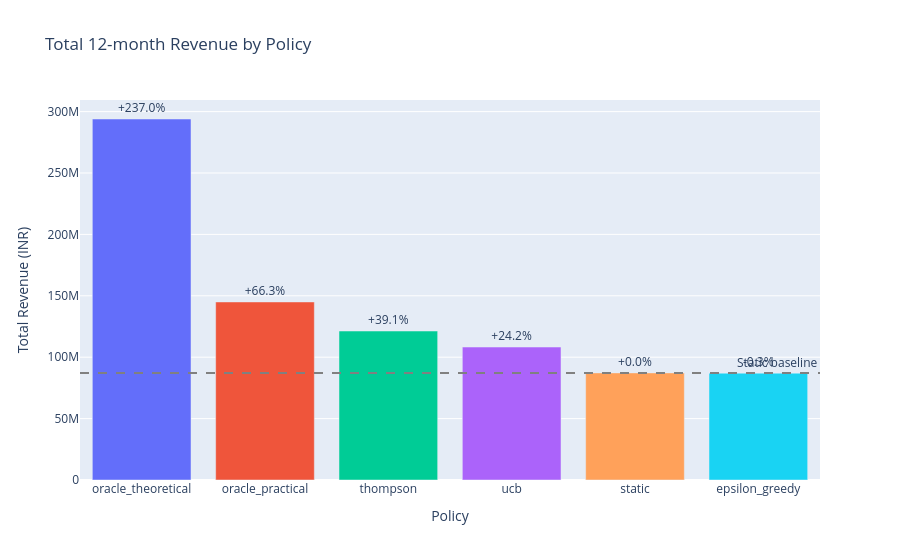

The cell this chart's notebook holds for it:
### Markdown cell above
## Section 5: Revenue Lift Summary

The final summary compares total 12-month revenue across policies and annotates every bar relative to the static baseline. This makes it easy to see whether each learning strategy produced meaningful business lift.

### Code cell
policy_revenue = (
    results_df.groupby('policy_display', as_index=False)['reward_received']
    .sum()
    .rename(columns={'reward_received': 'total_revenue'})
)
static_revenue = float(policy_revenue.loc[policy_revenue['policy_display'] == 'static', 'total_revenue'].iloc[0])
policy_revenue['lift_vs_static_pct'] = np.where(
    static_revenue != 0,
    (policy_revenue['total_revenue'] - static_revenue) / static_revenue * 100.0,
    0.0,
)
policy_revenue = policy_revenue.sort_values('total_revenue', ascending=False)

fig_revenue = px.bar(
    policy_revenue,
    x='policy_display',
    y='total_revenue',
    color='policy_display',
    text=policy_revenue['lift_vs_static_pct'].map(lambda v: f'{v:+.1f}%'),
    title='Total 12-month Revenue by Policy',
)
fig_revenue.add_hline(y=static_revenue, line_dash='dash', line_color='gray', annotation_text='Static baseline')
fig_revenue.update_layout(showlegend=False, xaxis_title='Policy', yaxis_title='Total Revenue (INR)')
fig_revenue.update_traces(textposition='outside')
fig_revenue.show()

### Figure 1 — Plotly figure (JSON) as saved in the notebook; plotly's stock layout.template omitted (floating-point values rounded to 4 significant figures)
{"data": [{"hovertemplate": "policy_display=%{x}<br>total_revenue=%{y}<br>text=%{text}<extra></extra>", "legendgroup": "oracle_theoretical", "marker": {"color": "#636efa", "pattern": {"shape": ""}}, "name": "oracle_theoretical", "orientation": "v", "showlegend": true, "text": ["+237.0%"], "textposition": "outside", "type": "bar", "x": ["oracle_theoretical"], "xaxis": "x", "y": [294000000.0], "yaxis": "y"}, {"hovertemplate": "policy_display=%{x}<br>total_revenue=%{y}<br>text=%{text}<extra></extra>", "legendgroup": "oracle_practical", "marker": {"color": "#EF553B", "pattern": {"shape": ""}}, "name": "oracle_practical", "orientation": "v", "showlegend": true, "text": ["+66.3%"], "textposition": "outside", "type": "bar", "x": ["oracle_practical"], "xaxis": "x", "y": [145000000.0], "yaxis": "y"}, {"hovertemplate": "policy_display=%{x}<br>total_revenue=%{y}<br>text=%{text}<extra></extra>", "legendgroup": "thompson", "marker": {"color": "#00cc96", "pattern": {"shape": ""}}, "name": "thompson", "orientation": "v", "showlegend": true, "text": ["+39.1%"], "textposition": "outside", "type": "bar", "x": ["thompson"], "xaxis": "x", "y": [121300000.0], "yaxis": "y"}, {"hovertemplate": "policy_display=%{x}<br>total_revenue=%{y}<br>text=%{text}<extra></extra>", "legendgroup": "ucb", "marker": {"color": "#ab63fa", "pattern": {"shape": ""}}, "name": "ucb", "orientation": "v", "showlegend": true, "text": ["+24.2%"], "textposition": "outside", "type": "bar", "x": ["ucb"], "xaxis": "x", "y": [108300000.0], "yaxis": "y"}, {"hovertemplate": "policy_display=%{x}<br>total_revenue=%{y}<br>text=%{text}<extra></extra>", "legendgroup": "static", "marker": {"color": "#FFA15A", "pattern": {"shape": ""}}, "name": "static", "orientation": "v", "showlegend": true, "text": ["+0.0%"], "textposition": "outside", "type": "bar", "x": ["static"], "xaxis": "x", "y": [87220000.0], "yaxis": "y"}, {"hovertemplate": "policy_display=%{x}<br>total_revenue=%{y}<br>text=%{text}<extra></extra>", "legendgroup": "epsilon_greedy", "marker": {"color": "#19d3f3", "pattern": {"shape": ""}}, "name": "epsilon_greedy", "orientation": "v", "showlegend": true, "text": ["-0.3%"], "textposition": "outside", "type": "bar", "x": ["epsilon_greedy"], "xaxis": "x", "y": [86990000.0], "yaxis": "y"}], "layout": {"annotations": [{"showarrow": false, "text": "Static baseline", "x": 1, "xanchor": "right", "xref": "x domain", "y": 87220000.0, "yanchor": "bottom", "yref": "y"}], "barmode": "relative", "legend": {"title": {"text": "policy_display"}, "tracegroupgap": 0}, "shapes": [{"line": {"color": "gray", "dash": "dash"}, "type": "line", "x0": 0, "x1": 1, "xref": "x domain", "y0": 87220000.0, "y1": 87220000.0, "yref": "y"}], "showlegend": false, "title": {"text": "Total 12-month Revenue by Policy"}, "xaxis": {"anchor": "y", "categoryarray": ["oracle_theoretical", "oracle_practical", "thompson", "ucb", "static", "epsilon_greedy"], "categoryorder": "array", "domain": [0.0, 1.0], "title": {"text": "Policy"}}, "yaxis": {"anchor": "x", "domain": [0.0, 1.0], "title": {"text": "Total Revenue (INR)"}}}}
